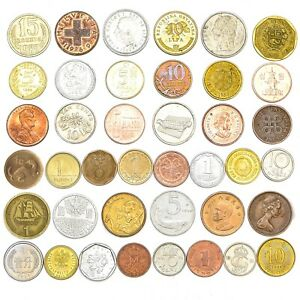
#> input picture coins.jpg, 300 x 300 px
$ python Circle_Detect.py
#> lines starting #> are read from the running program, lines starting #| are printed output that depends on the picture; after the words box and inside, x2 and y2 are one past the last pixel; in counts of white or black regions, pixels touching at a corner belong together
import cv2
import numpy as np


def main():

    source = cv2.imread("coins.jpg")
#> source is the input picture: shape (300, 300, 3); mean B, G, R 190.7, 214.6, 225.3
    gray_source = cv2.cvtColor(source, cv2.COLOR_BGR2GRAY)
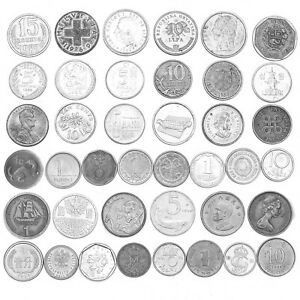
#> gray_source: shape (300, 300); min 45, max 255, mean 215.1
    gray_source = cv2.medianBlur(gray_source, 5)
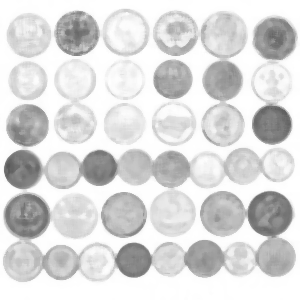
#> gray_source: shape (300, 300); min 88, max 255, mean 218
    rows = gray_source[0]
#> rows = 300 values, max 255 at index 0, min 253 at index 170, mean 254.7

    if gray_source is None:
        print("Error, the file cannot be found in the system..")
        return -1
    else:
        print("The gray_source is fine..")

    circles = cv2.HoughCircles(gray_source,
                               cv2.HOUGH_GRADIENT,
                               1,
                               10,
                               param1=100,
                               param2=30,
                               minRadius=5,
                               maxRadius=30)
#> circles = 40 rows, first 8: [123.5, 214.5, 23], [271.5, 124.5, 19.9], [172.5, 212.5, 23.3], [133.5, 259.5, 17.7], [223.5, 34.5, 23.3], [125.5, 31.5, 23.5], [26.5, 216.5, 22.5], [269.5, 212.5, 22.4]

    circles = np.round(circles[0, :]).astype('int')
#> circles = 40 rows, first 8: [124, 214, 23], [272, 124, 20], [172, 212, 23], [134, 260, 18], [224, 34, 23], [126, 32, 24], [26, 216, 22], [270, 212, 22]
    for (x, y, r) in circles:
        # center = [circle[0], circle[1]]
        cv2.circle(source, (x, x), 1, (0, 0, 255), 2)
        cv2.circle(source, (x, y), r, (255, 0, 0), 2)
#> this loop made 40 passes
#> (x, y, r) on passes 1 to 12: (124, 214, 23), (272, 124, 20), (172, 212, 23), (134, 260, 18), (224, 34, 23), (126, 32, 24), (26, 216, 22), (270, 212, 22), (76, 34, 22), (222, 214, 22), (222, 80, 20), (74, 80, 20)
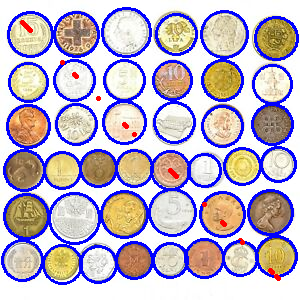
#> source: shape (300, 300, 3); 16.87% of pixels changed, all inside (x1, y1, x2, y2) = (1, 7, 299, 285)

    cv2.imshow("The Circles", source)
    cv2.waitKey(0)
    cv2.destroyAllWindows()


if __name__ == "__main__":
    main()
